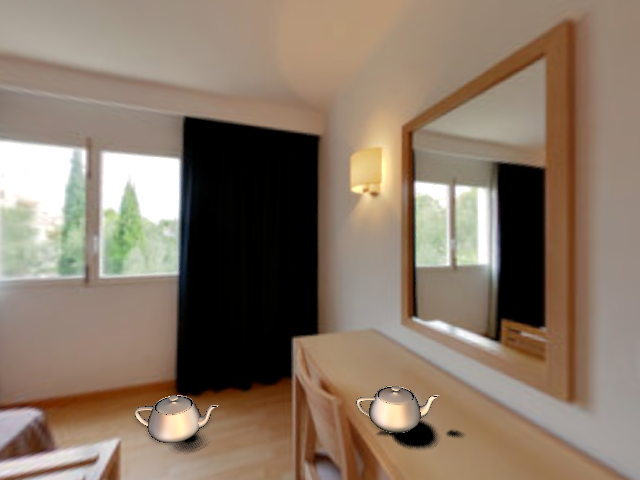
#> input picture pano_aadmuaxyxouqic_our_no_d.jpg, 640 x 480 px, given in place of pano_aadmuaxyxouqic_dep.png, which was not available
$ python caogao.py
#> lines starting #> are read from the running program, lines starting #| are printed output that depends on the picture
import os
import random
import time
import math
import cv2
import copy
import numpy as np
import threading
import argparse
import shutil

img_path = './get_test_sample/testsample_depth/pano_aadmuaxyxouqic_dep.png'

mask = cv2.imread(img_path)
#> mask is the input picture: shape (480, 640, 3); mean B, G, R 103.5, 119.7, 136.6

mask = 255 - mask
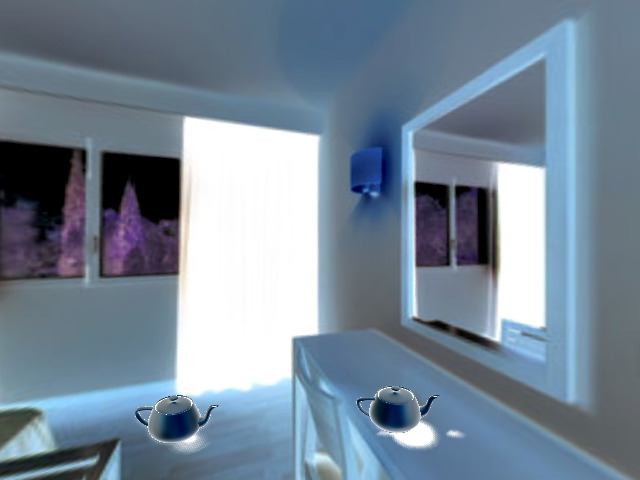
#> mask: shape (480, 640, 3); mean B, G, R 151.5, 135.3, 118.4

# 360 480

cv2.imwrite('mask.png', mask)

$ run again, on write.jpg
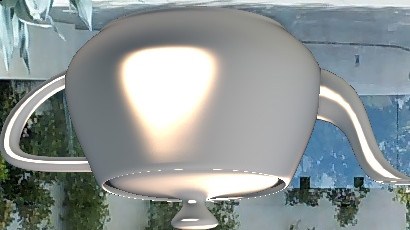
#> input picture write.jpg, 410 x 230 px, given in place of pano_aadmuaxyxouqic_dep.png, which was not available
#> mask is the input picture: shape (230, 410, 3); mean B, G, R 149.8, 149.4, 140.9
#> `mask = 255 - mask`:
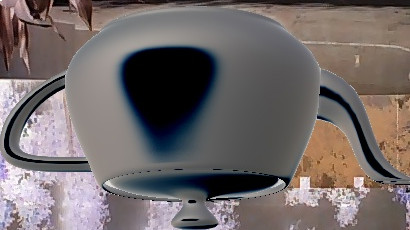
#> mask: shape (230, 410, 3); mean B, G, R 105.2, 105.6, 114.1
